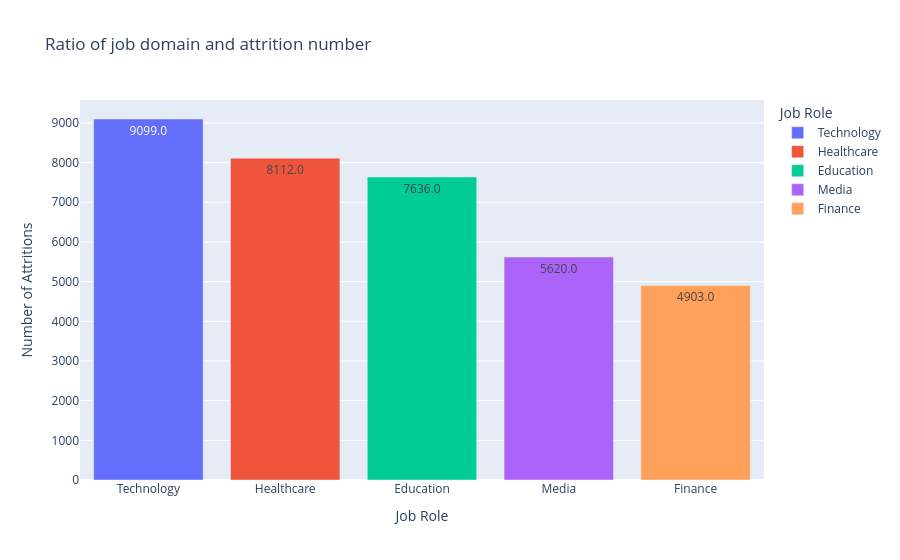

Notebook code for this chart:
### Code cell
d = df[df['attrition']=='Left'].groupby('job_role')['attrition'].count().sort_values(ascending=False).reset_index(name='attrition_number')

fig = px.bar(
    d, 
    x='job_role',
    y='attrition_number',
    title='Ratio of job domain and attrition number',
    labels={'job_role': 'Job Role', 'attrition_number': 'Number of Attritions'},
    text_auto='.1f',
    color='job_role'
)
# fig.update_traces(textinfo='percent+value')

fig.show()

### Figure 1 — Plotly figure (JSON) as saved in the notebook; plotly's stock layout.template omitted (floating-point values rounded to 4 significant figures)
{"data": [{"hovertemplate": "Job Role=%{x}<br>Number of Attritions=%{y}<extra></extra>", "legendgroup": "Technology", "marker": {"color": "#636efa", "pattern": {"shape": ""}}, "name": "Technology", "orientation": "v", "showlegend": true, "textposition": "auto", "texttemplate": "%{y:.1f}", "type": "bar", "x": ["Technology"], "xaxis": "x", "y": [9099], "yaxis": "y"}, {"hovertemplate": "Job Role=%{x}<br>Number of Attritions=%{y}<extra></extra>", "legendgroup": "Healthcare", "marker": {"color": "#EF553B", "pattern": {"shape": ""}}, "name": "Healthcare", "orientation": "v", "showlegend": true, "textposition": "auto", "texttemplate": "%{y:.1f}", "type": "bar", "x": ["Healthcare"], "xaxis": "x", "y": [8112], "yaxis": "y"}, {"hovertemplate": "Job Role=%{x}<br>Number of Attritions=%{y}<extra></extra>", "legendgroup": "Education", "marker": {"color": "#00cc96", "pattern": {"shape": ""}}, "name": "Education", "orientation": "v", "showlegend": true, "textposition": "auto", "texttemplate": "%{y:.1f}", "type": "bar", "x": ["Education"], "xaxis": "x", "y": [7636], "yaxis": "y"}, {"hovertemplate": "Job Role=%{x}<br>Number of Attritions=%{y}<extra></extra>", "legendgroup": "Media", "marker": {"color": "#ab63fa", "pattern": {"shape": ""}}, "name": "Media", "orientation": "v", "showlegend": true, "textposition": "auto", "texttemplate": "%{y:.1f}", "type": "bar", "x": ["Media"], "xaxis": "x", "y": [5620], "yaxis": "y"}, {"hovertemplate": "Job Role=%{x}<br>Number of Attritions=%{y}<extra></extra>", "legendgroup": "Finance", "marker": {"color": "#FFA15A", "pattern": {"shape": ""}}, "name": "Finance", "orientation": "v", "showlegend": true, "textposition": "auto", "texttemplate": "%{y:.1f}", "type": "bar", "x": ["Finance"], "xaxis": "x", "y": [4903], "yaxis": "y"}], "layout": {"barmode": "relative", "legend": {"title": {"text": "Job Role"}, "tracegroupgap": 0}, "title": {"text": "Ratio of job domain and attrition number"}, "xaxis": {"anchor": "y", "categoryarray": ["Technology", "Healthcare", "Education", "Media", "Finance"], "categoryorder": "array", "domain": [0, 1], "title": {"text": "Job Role"}}, "yaxis": {"anchor": "x", "domain": [0, 1], "title": {"text": "Number of Attritions"}}}}
